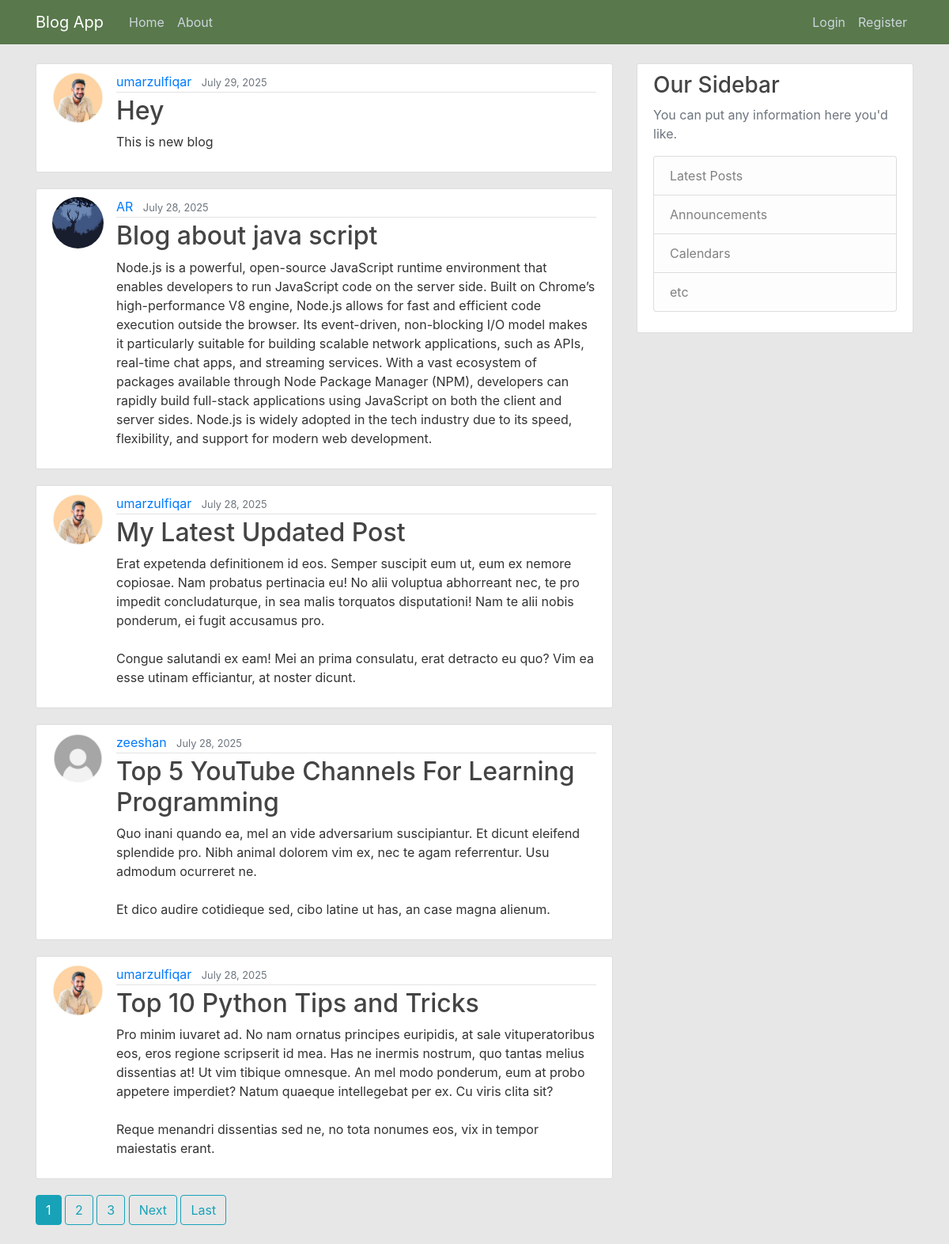
The page / on the database its author committed.
### blog/models.py (models this page shows, shortened)
class Post(models.Model):
    __tablename__='blogs_post'
    id=models.UUIDField(primary_key=True, default=uuid.uuid4, editable=False)
    title= models.CharField(max_length=100)
    content= models.TextField()
    date_post= models.DateTimeField(default=timezone.now)
    author=models.ForeignKey(User,on_delete=models.CASCADE)  #Foregin Key if with user is deleted it's blog/post also delete

### users/models.py (models this page shows, shortened)
class Profile(models.Model):
    user=models.OneToOneField(User,on_delete=models.CASCADE)
    image=models.ImageField(default='default.jpg', upload_to='profile_pics')

### blog/views.py (the view)
# urls.py: path('', PostListView.as_view(), name='blog-home'),
class PostListView(ListView):
    model=Post
    template_name='blog/home.html'  # <app>/<model>_<viewtype>.html
    context_object_name= 'posts'
    ordering=['-date_post']
    paginate_by = 5

### blog/templates/blog/home.html (shortened to what this page needs)
{% extends "blog/base.html" %}
{% block content %}
    {% for post in posts %}
    <article class="media content-section">
      <img class="rounded-circle article-img" src="{{post.author.profile.image.url}}">
  <div class="media-body">
    <div class="article-metadata">
      <a class="mr-2" href="{% url 'user-post' post.author.username %}">{{ post.author }}</a>
      <small class="text-muted">{{ post.date_post | date:"F d, Y"}}</small>
    </div>
    <h2><a class="article-title" href="{% url 'post-detail' post.id %}">{{ post.title }}</a></h2>
    <p class="article-content">{{ post.content }}</p>
  </div>
</article>
    {% endfor %}
    {% if is_paginated %}
      {% for num in page_obj.paginator.page_range %}
        {% if page_obj.number == num %}
          <a class="btn btn-info mb-4" href="?page={{ num }}">{{ num }}</a>
        {% elif num > page_obj.number|add:'-3' and num < page_obj.number|add:'3' %}
          <a class="btn btn-outline-info mb-4" href="?page={{ num }}">{{ num }}</a>
        {% endif %}
      {% endfor %}
      {% if page_obj.has_next %}
        <a class="btn btn-outline-info mb-4" href="?page={{ page_obj.next_page_number }}">Next</a>
        <a class="btn btn-outline-info mb-4" href="?page={{ page_obj.paginator.num_pages }}">Last</a>
      {% endif %}
    {% endif %}
{% endblock %}

### blog/templates/blog/base.html (shortened to what this page needs)
{% load static %}
<!DOCTYPE html>
<html lang="en">
  <head>
    <link
      rel="stylesheet"
      href="https://cdn.jsdelivr.net/npm/bootstrap@4.0.0/dist/css/bootstrap.min.css"
    />
    <link rel="stylesheet" href="{% static 'blog/main.css' %}">
  </head>
  <body style="background-color: #e7e7e7;">
    <header class="site-header">
  <nav class="navbar navbar-expand-md navbar-dark bg-steel fixed-top" style="background-color: rgb(89, 120, 76);">
    <div class="container">
      <a class="navbar-brand mr-4" href="{%url 'blog-home'%}">Blog App</a>
      <div class="collapse navbar-collapse" id="navbarToggle">
        <div class="navbar-nav mr-auto">
          <a class="nav-item nav-link" href="{%url 'blog-home'%}">Home</a>
          <a class="nav-item nav-link" href="{%url 'blog-about'%}">About</a>
        </div>
        <div class="navbar-nav">
          {% if user.is_authenticated %}
            <a class="nav-item nav-link" href="{%url 'post-create'%}">New Post</a>
            <a class="nav-item nav-link" href="{%url 'profile'%}">Profile</a>
            <form method="POST" action="{% url 'logout' %}" style="display: inline;">
              {% csrf_token %}
              <button type="submit" style="color: rgb(206, 206, 206); font-size: 0.8rem; padding: 10px 4px; border: none; background: none;">Logout</button>
            </form>
          {%else%}
            <a class="nav-item nav-link" href="{%url 'login'%}">Login</a>
            <a class="nav-item nav-link" href="{%url 'register'%}">Register</a>
          {% endif %}
        </div>
      </div>
    </div>
  </nav>
</header>
<main role="main" class="container">
  <div class="row"  style="background-color: #e7e7e7;">
    <div class="col-md-8" style="background-color:  #e7e7e7;">
      {% block content %}{% endblock %}
    </div>
    <div class="col-md-4" >
      <div class="content-section">
        <h3>Our Sidebar</h3>
        <p class='text-muted'>You can put any information here you'd like.
          <ul class="list-group">
            <li class="list-group-item list-group-item-light">Latest Posts</li>
            <li class="list-group-item list-group-item-light">Announcements</li>
            <li class="list-group-item list-group-item-light">Calendars</li>
            <li class="list-group-item list-group-item-light">etc</li>
          </ul>
        </p>
      </div>
    </div>
  </div>
</main>
  </body>
</html>

### blog/static/blog/main.css (style rules this page uses)
body { background: #fafafa; color: #333333; margin-top: 5rem; }
h1, h2, h3, h4, h5, h6 { color: #444444; }
ul { margin: 0; }
.bg-steel { background-color: #5f788a; }
.site-header .navbar-nav .nav-link { color: #cbd5db; }
.content-section { background: #ffffff; padding: 10px 20px; border: 1px solid #dddddd; border-radius: 3px; margin-bottom: 20px; }
.article-title { color: #444444; }
.article-content { white-space: pre-line; }
.article-img { height: 65px; width: 65px; margin-right: 16px; }
.article-metadata { padding-bottom: 1px; margin-bottom: 4px; border-bottom: 1px solid #e3e3e3 }

### rows shown on the page
Post: author.profile.image (picture), author "umarzulfiqar", date_post "July 29, 2025", title "Hey", content "This is new blog"
Post: author.profile.image (picture), author "AR", date_post "July 28, 2025", title "Blog about java script", content "Node.js is a powerful, open-source JavaScript runtime environment that enables developers to run JavaScript code on the server side. Built on Chrome’s high-performance V8 engine, Node.js allows for fast and efficient code execution outside the browser. Its event-driven, non-blocking I/O model makes it particularly suitable for building scalable network applications, such as APIs, real-time chat apps, and streaming services. With a vast ecosystem of packages available through Node Package Manager (NPM), developers can rapidly build full-stack applications using JavaScript on both the client and server sides. Node.js is widely adopted in the tech industry due to its speed, flexibility, and…"
Post: author.profile.image (picture), author "umarzulfiqar", date_post "July 28, 2025", title "My Latest Updated Post", content "Erat expetenda definitionem id eos. Semper suscipit eum ut, eum ex nemore copiosae. Nam probatus pertinacia eu! No alii voluptua abhorreant nec, te pro impedit concludaturque, in sea malis torquatos disputationi! Nam te alii nobis ponderum, ei fugit accusamus pro. Congue salutandi ex eam! Mei an prima consulatu, erat detracto eu quo? Vim ea esse utinam efficiantur, at noster dicunt."
Post: author.profile.image (placeholder picture), author "zeeshan", date_post "July 28, 2025", title "Top 5 YouTube Channels For Learning Programming", content "Quo inani quando ea, mel an vide adversarium suscipiantur. Et dicunt eleifend splendide pro. Nibh animal dolorem vim ex, nec te agam referrentur. Usu admodum ocurreret ne. Et dico audire cotidieque sed, cibo latine ut has, an case magna alienum."
Post: author.profile.image (picture), author "umarzulfiqar", date_post "July 28, 2025", title "Top 10 Python Tips and Tricks", content "Pro minim iuvaret ad. No nam ornatus principes euripidis, at sale vituperatoribus eos, eros regione scripserit id mea. Has ne inermis nostrum, quo tantas melius dissentias at! Ut vim tibique omnesque. An mel modo ponderum, eum at probo appetere imperdiet? Natum quaeque intellegebat per ex. Cu viris clita sit? Reque menandri dissentias sed ne, no tota nonumes eos, vix in tempor maiestatis erant."

### other values the page prints
{{ num }} "1"
{{ num }} "2" "3"
